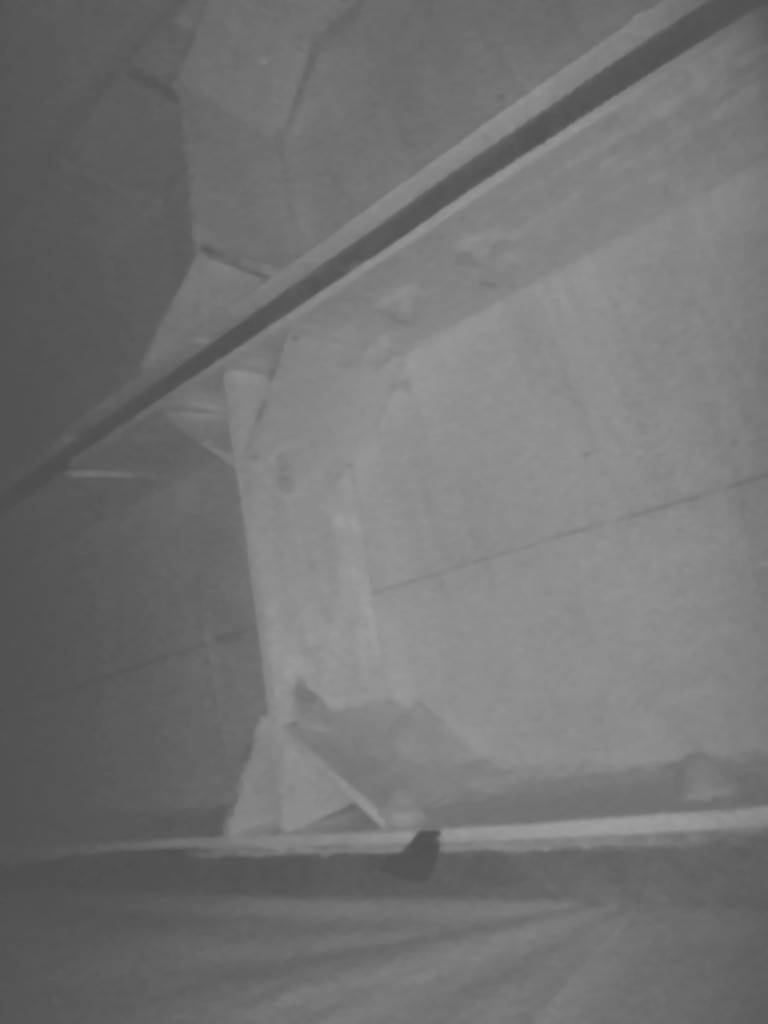
#> input picture images/test_ir.jpg, 768 x 1024 px, found by its file name
$ python visualize_preprocessing_pipeline.py test_ir.jpg
#> lines starting #> are read from the running program, lines starting #| are printed output that depends on the picture
#> in visualize_pipeline, ir_image is the input picture: shape (1024, 768); min 77, max 160, mean 115.4
#|    Size: 768×1024 pixels
#!/usr/bin/env python3
"""
IR Preprocessing Pipeline Visualizer
Shows each step of the enhancement process with detailed metrics

Usage:
    python visualize_preprocessing_pipeline.py <image_path>

Example:
    python visualize_preprocessing_pipeline.py test_ir.jpg
"""

import cv2
import numpy as np
import matplotlib.pyplot as plt
from matplotlib.gridspec import GridSpec
import sys
import os

def calculate_metrics(image):
    """Calculate image quality metrics"""
    if len(image.shape) == 3:
        gray = cv2.cvtColor(image, cv2.COLOR_BGR2GRAY)
    else:
        gray = image

    metrics = {
        'mean': np.mean(gray),
        'std': np.std(gray),
        'min': np.min(gray),
        'max': np.max(gray),
        'contrast': np.max(gray) - np.min(gray)
    }
#> metrics = {'mean': 115.4, 'std': 20.66, 'min': 77, 'max': 160, 'contrast': 83}
    return metrics

def enhance_infrared_image_stepwise(ir_image):
    """
    Enhanced IR image preprocessing with step-by-step outputs
    Returns a dictionary with each processing step
    """
    steps = {}

    # Handle both grayscale and color input
    if len(ir_image.shape) == 3:
        ir_image = cv2.cvtColor(ir_image, cv2.COLOR_BGR2GRAY)

    steps['0_original'] = {
        'image': ir_image.copy(),
        'title': 'Original IR Image',
        'description': 'Raw infrared camera output\nTypically low contrast, darker',
        'metrics': calculate_metrics(ir_image)
    }

    # Step 1: Normalize to full 0-255 range
    ir_norm = cv2.normalize(ir_image, None, 0, 255, cv2.NORM_MINMAX)
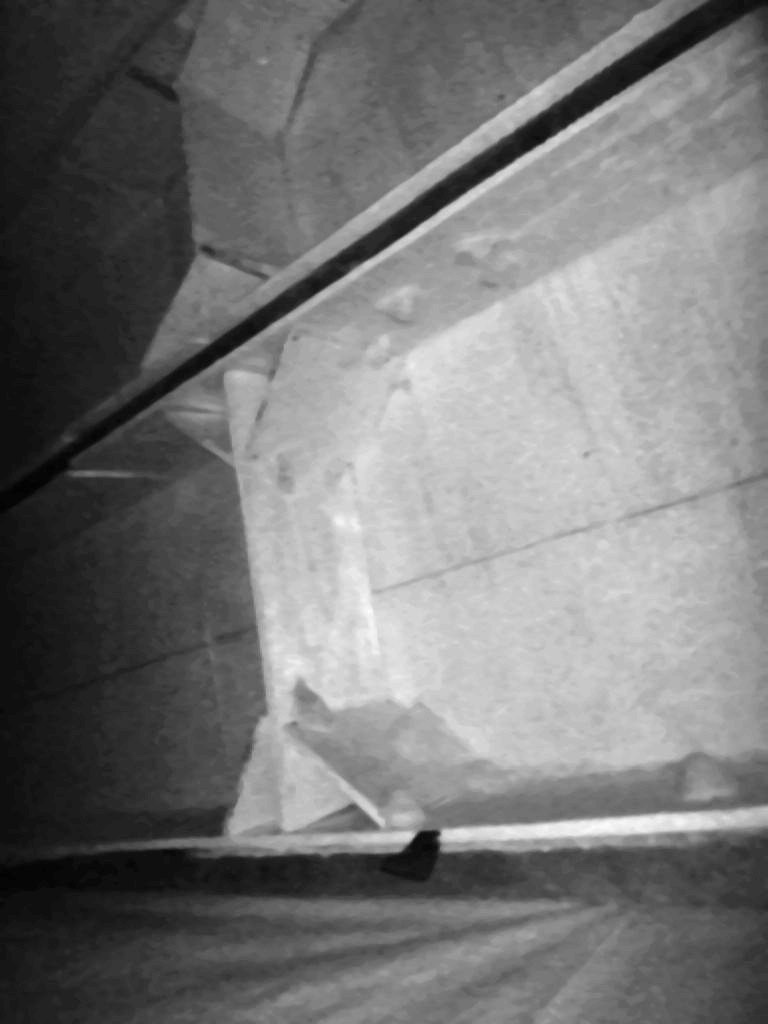
#> ir_norm: shape (1024, 768); min 0, max 255, mean 118.1
    steps['1_normalized'] = {
        'image': ir_norm.copy(),
        'title': 'Step 1: Normalization',
        'description': 'Stretch to full 0-255 range\nMaximizes dynamic range',
        'metrics': calculate_metrics(ir_norm)
    }

    # Step 2: CLAHE (Contrast Limited Adaptive Histogram Equalization)
    clahe = cv2.createCLAHE(clipLimit=4.0, tileGridSize=(8, 8))
    enhanced = clahe.apply(ir_norm.astype(np.uint8))
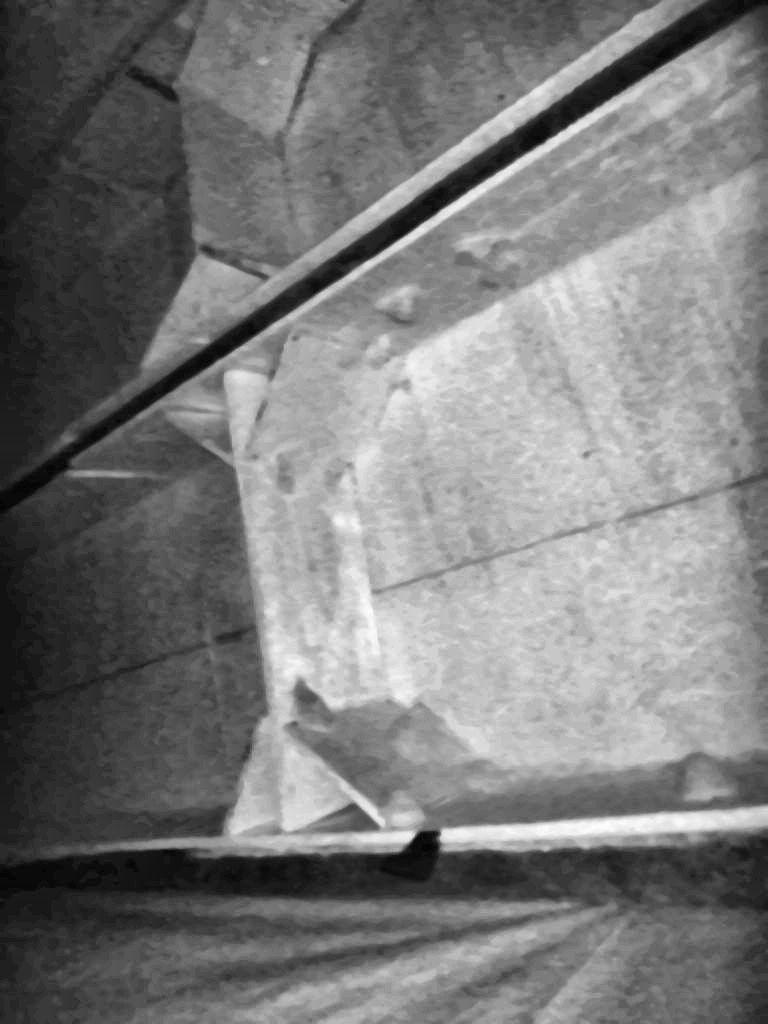
#> enhanced: shape (1024, 768); min 1, max 255, mean 121.6
    steps['2_clahe'] = {
        'image': enhanced.copy(),
        'title': 'Step 2: CLAHE',
        'description': 'Adaptive contrast enhancement\nclipLimit=4.0, tiles=8×8\nBoosts local contrast',
        'metrics': calculate_metrics(enhanced)
    }

    # Step 3: Sharpen edges
    kernel = np.array([[-1, -1, -1],
                       [-1,  9, -1],
                       [-1, -1, -1]])
    sharpened = cv2.filter2D(enhanced, -1, kernel)
    sharpened = np.clip(sharpened, 0, 255).astype(np.uint8)
    steps['3_sharpened'] = {
        'image': sharpened.copy(),
        'title': 'Step 3: Edge Sharpening',
        'description': 'Laplacian kernel sharpening\nEmphasizes edges and texture\nEnhances nest boundaries',
        'metrics': calculate_metrics(sharpened)
    }

    # Step 4: Bilateral filter
    bilateral = cv2.bilateralFilter(sharpened, 5, 50, 50)
    steps['4_bilateral'] = {
        'image': bilateral.copy(),
        'title': 'Step 4: Bilateral Filtering',
        'description': 'Edge-preserving denoising\nd=5, σ_color=50, σ_space=50\nReduces noise, keeps edges',
        'metrics': calculate_metrics(bilateral)
    }

    # Step 5: Convert to BGR
    enhanced_bgr = cv2.cvtColor(bilateral, cv2.COLOR_GRAY2BGR)
    steps['5_bgr'] = {
        'image': enhanced_bgr.copy(),
        'title': 'Step 5: Grayscale → BGR',
        'description': 'Convert to 3-channel\nRequired for input\nR=G=B (grayscale preserved)',
        'metrics': calculate_metrics(enhanced_bgr)
    }

    # Step 6: Gamma correction
    gamma = 1.3
    inv_gamma = 1.0 / gamma
    table = np.array([((i / 255.0) ** inv_gamma) * 255
                      for i in range(256)]).astype("uint8")
    gamma_corrected = cv2.LUT(enhanced_bgr, table)
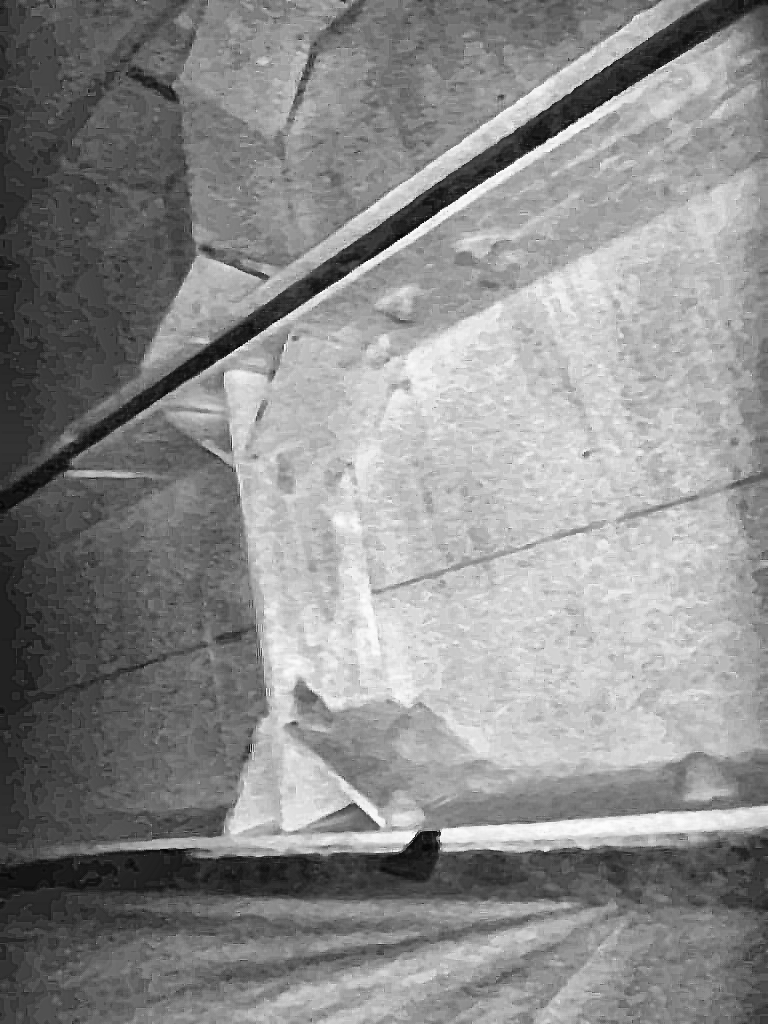
#> gamma_corrected: shape (1024, 768, 3); min 0, max 254, mean 139.6
    steps['6_gamma'] = {
        'image': gamma_corrected.copy(),
        'title': 'Step 6: Gamma Correction',
        'description': f'Gamma = {gamma}\nBrightens mid-tones\nFinal output',
        'metrics': calculate_metrics(gamma_corrected)
    }

    return steps

def create_histogram(image, color='gray'):
    """Create histogram for an image"""
    if len(image.shape) == 3:
        gray = cv2.cvtColor(image, cv2.COLOR_BGR2GRAY)
    else:
        gray = image

    hist = cv2.calcHist([gray], [0], None, [256], [0, 256])
    return hist.flatten()

def visualize_pipeline(image_path, save_output=True):
    """
    Create comprehensive visualization of the preprocessing pipeline
    """
    # Read image
    ir_image = cv2.imread(image_path, cv2.IMREAD_GRAYSCALE)
    if ir_image is None:
        print(f"❌ Failed to read image: {image_path}")
        return

    print("="*60)
    print("📷 IR Preprocessing Pipeline Visualizer")
    print("="*60)
    print(f"   Input: {image_path}")
    print(f"   Size: {ir_image.shape[1]}×{ir_image.shape[0]} pixels")
    print("="*60)

    # Process image step-by-step
    steps = enhance_infrared_image_stepwise(ir_image)
#> steps = 7 items

    # Create comprehensive figure
    fig = plt.figure(figsize=(20, 12))
    gs = GridSpec(3, 7, figure=fig, hspace=0.4, wspace=0.3)

    # Plot each step
    step_keys = ['0_original', '1_normalized', '2_clahe', '3_sharpened',
                 '4_bilateral', '5_bgr', '6_gamma']

    for idx, key in enumerate(step_keys):
        step_data = steps[key]

        # Main image (row 0-1)
        ax_img = fig.add_subplot(gs[0:2, idx])

        if len(step_data['image'].shape) == 3:
            # Convert BGR to RGB for display
            display_img = cv2.cvtColor(step_data['image'], cv2.COLOR_BGR2RGB)
            ax_img.imshow(display_img)
        else:
            ax_img.imshow(step_data['image'], cmap='gray', vmin=0, vmax=255)

        ax_img.set_title(step_data['title'], fontweight='bold', fontsize=10)
        ax_img.axis('off')

        # Add description text
        ax_img.text(0.5, -0.05, step_data['description'],
                   transform=ax_img.transAxes,
                   ha='center', va='top', fontsize=8,
                   bbox=dict(boxstyle='round', facecolor='wheat', alpha=0.3))

        # Histogram (row 2)
        ax_hist = fig.add_subplot(gs[2, idx])
        hist = create_histogram(step_data['image'])
        ax_hist.fill_between(range(256), hist, alpha=0.7, color='steelblue')
        ax_hist.set_xlim([0, 255])
        ax_hist.set_ylim([0, max(hist) * 1.1])
        ax_hist.set_xlabel('Intensity', fontsize=8)
        ax_hist.set_ylabel('Frequency', fontsize=8)
        ax_hist.tick_params(labelsize=7)
        ax_hist.grid(True, alpha=0.3)

        # Add metrics text
        metrics = step_data['metrics']
        metrics_text = f"μ={metrics['mean']:.1f}\nσ={metrics['std']:.1f}\nRange=[{metrics['min']},{metrics['max']}]"
        ax_hist.text(0.98, 0.98, metrics_text,
                    transform=ax_hist.transAxes,
                    ha='right', va='top', fontsize=7,
                    bbox=dict(boxstyle='round', facecolor='yellow', alpha=0.3))

        print(f"✅ Step {idx}: {step_data['title']}")
        print(f"   Mean: {metrics['mean']:.2f}, Std: {metrics['std']:.2f}, "
              f"Range: [{metrics['min']}, {metrics['max']}]")
#> this loop made 7 passes
#| ✅ Step 0: Original IR Image
#|    Mean: 115.43, Std: 20.66, Range: [77, 160]
#| ✅ Step 1: Step 1: Normalization
#|    Mean: 118.12, Std: 63.48, Range: [0, 255]
#| ✅ Step 2: Step 2: CLAHE
#|    Mean: 121.56, Std: 59.01, Range: [1, 255]
#| ✅ Step 3: Step 3: Edge Sharpening
#|    Mean: 121.59, Std: 63.27, Range: [0, 255]
#| ✅ Step 4: Step 4: Bilateral Filtering
#|    Mean: 121.10, Std: 60.46, Range: [0, 254]
#> (further printed lines are left out)

    # Overall title
    fig.suptitle('IR Image Preprocessing Pipeline - Step-by-Step Visualization',
                fontsize=16, fontweight='bold', y=0.98)

    # Add pipeline flow diagram at bottom
    fig.text(0.5, 0.02,
            '→ Original IR → Normalize → CLAHE → Sharpen → Bilateral Filter → BGR Convert → Gamma Correct → Final Output →',
            ha='center', fontsize=11, style='italic',
            bbox=dict(boxstyle='round', facecolor='lightblue', alpha=0.5))

    plt.subplots_adjust(top=0.95, bottom=0.08)

    # Save output
    if save_output:
        output_path = os.path.splitext(image_path)[0] + '_pipeline_visualization.png'
        plt.savefig(output_path, dpi=150, bbox_inches='tight')
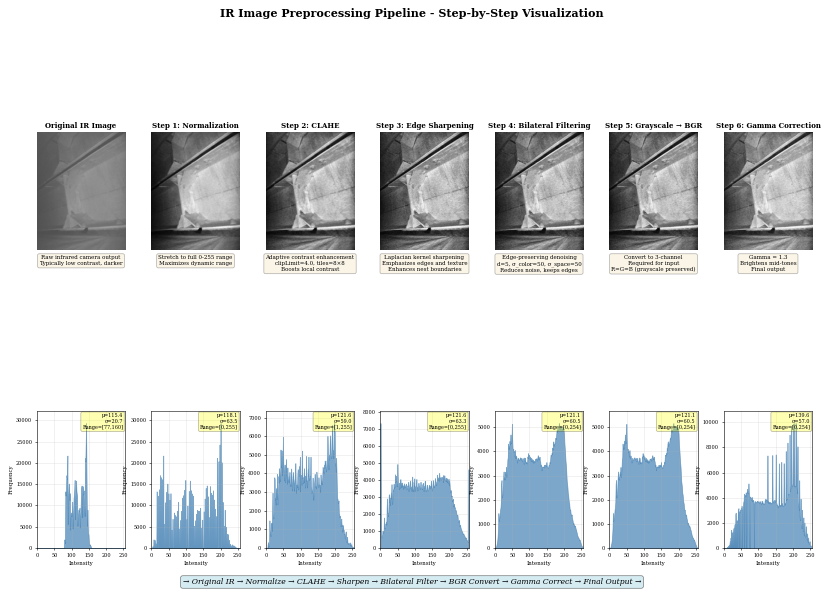
#> figure drawn by matplotlib, 14 panels
        print("="*60)
        print(f"💾 Visualization saved to: {output_path}")
        print("="*60)

    plt.show()

    # Create side-by-side comparison
    print("\n📊 Creating before/after comparison...")
    create_before_after_comparison(steps, image_path, save_output)

def create_before_after_comparison(steps, image_path, save_output=True):
    """
    Create a detailed before/after comparison
    """
#> called with image_path = 'test_ir.jpg', save_output = True
    original = steps['0_original']['image']
    final = steps['6_gamma']['image']

    # Convert final to grayscale for fair comparison
    if len(final.shape) == 3:
        final_gray = cv2.cvtColor(final, cv2.COLOR_BGR2GRAY)
    else:
        final_gray = final

    fig, axes = plt.subplots(2, 3, figsize=(15, 10))

    # Row 1: Images
    axes[0, 0].imshow(original, cmap='gray', vmin=0, vmax=255)
    axes[0, 0].set_title('Before: Original IR Image', fontweight='bold', fontsize=12)
    axes[0, 0].axis('off')

    axes[0, 1].imshow(final_gray, cmap='gray', vmin=0, vmax=255)
    axes[0, 1].set_title('After: Enhanced', fontweight='bold', fontsize=12)
    axes[0, 1].axis('off')

    # Difference map
    diff = cv2.absdiff(original, final_gray)
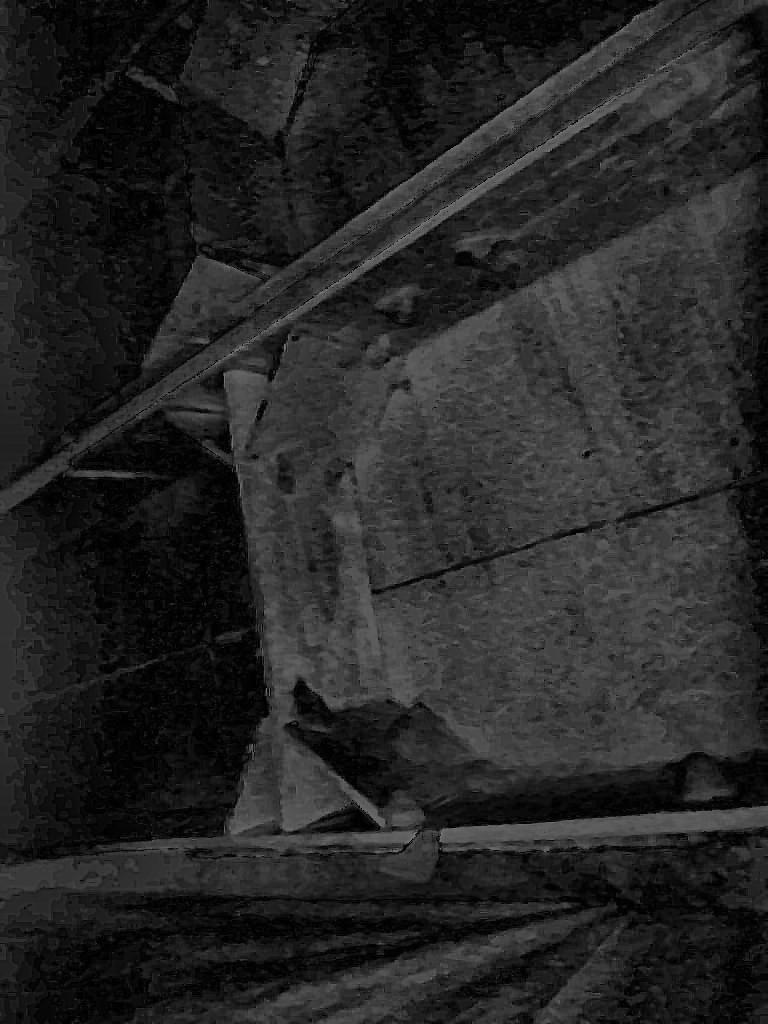
#> diff: shape (1024, 768); min 0, max 127, mean 37.8
    axes[0, 2].imshow(diff, cmap='hot', vmin=0, vmax=255)
    axes[0, 2].set_title('Absolute Difference', fontweight='bold', fontsize=12)
    axes[0, 2].axis('off')

    # Row 2: Histograms
    hist_original = create_histogram(original)
#> hist_original = 256 values, max 29341 at index 142, min 0 at index 0, mean 3072
    hist_final = create_histogram(final_gray)
#> hist_final = 256 values, max 9938 at index 204, min 0 at index 1, mean 3072

    axes[1, 0].fill_between(range(256), hist_original, alpha=0.7, color='darkblue', label='Original')
    axes[1, 0].set_title('Original Histogram', fontweight='bold')
    axes[1, 0].set_xlabel('Intensity')
    axes[1, 0].set_ylabel('Frequency')
    axes[1, 0].grid(True, alpha=0.3)

    axes[1, 1].fill_between(range(256), hist_final, alpha=0.7, color='darkgreen', label='Enhanced')
    axes[1, 1].set_title('Enhanced Histogram', fontweight='bold')
    axes[1, 1].set_xlabel('Intensity')
    axes[1, 1].set_ylabel('Frequency')
    axes[1, 1].grid(True, alpha=0.3)

    # Overlaid comparison
    axes[1, 2].fill_between(range(256), hist_original, alpha=0.5, color='blue', label='Original')
    axes[1, 2].fill_between(range(256), hist_final, alpha=0.5, color='green', label='Enhanced')
    axes[1, 2].set_title('Histogram Comparison', fontweight='bold')
    axes[1, 2].set_xlabel('Intensity')
    axes[1, 2].set_ylabel('Frequency')
    axes[1, 2].legend()
    axes[1, 2].grid(True, alpha=0.3)

    plt.suptitle('Before vs After Comparison', fontsize=14, fontweight='bold')
    plt.tight_layout()

    if save_output:
        output_path = os.path.splitext(image_path)[0] + '_before_after.png'
        plt.savefig(output_path, dpi=150, bbox_inches='tight')
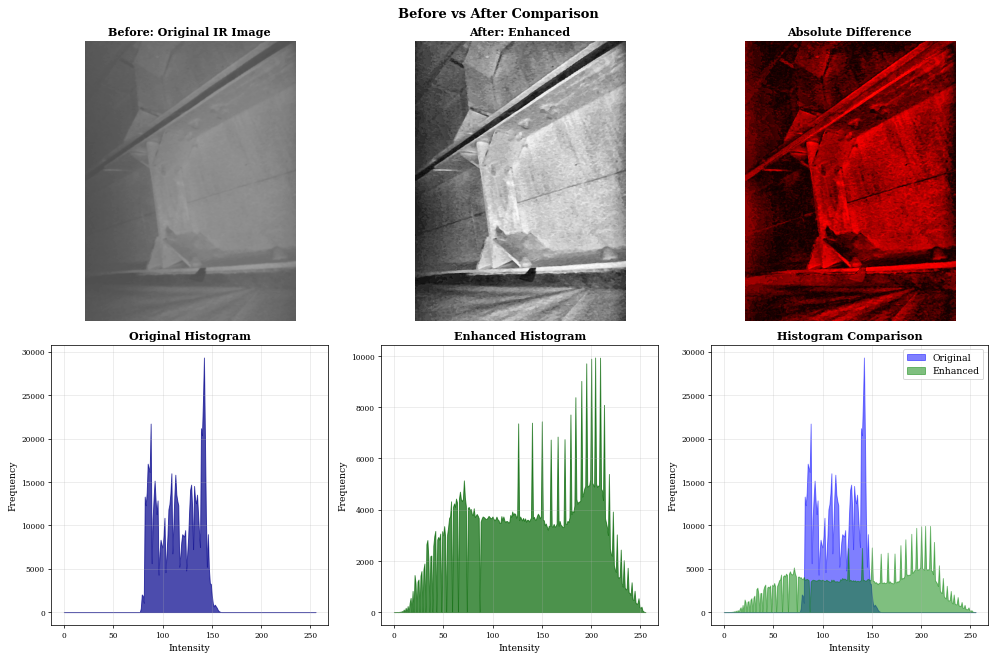
#> figure drawn by matplotlib, 6 panels
        print(f"💾 Comparison saved to: {output_path}")

    plt.show()

# [58 lines left out: function create_3d_surface_plot, not called in this run]

if __name__ == '__main__':
    # Set matplotlib style
    plt.rcParams.update({
        'font.family': 'serif',
        'axes.labelsize': 10,
        'axes.titlesize': 12,
        'xtick.labelsize': 8,
        'ytick.labelsize': 8,
        'figure.titlesize': 14,
    })

    if len(sys.argv) < 2:
        print("Usage: python visualize_preprocessing_pipeline.py <image_path>")
        print("\nExample:")
        print("  python visualize_preprocessing_pipeline.py test_ir.jpg")
        sys.exit(1)

    image_path = sys.argv[1]

    if not os.path.exists(image_path):
        print(f"❌ Error: Image not found: {image_path}")
        sys.exit(1)

    # Run visualization
    visualize_pipeline(image_path, save_output=True)

    # Ask if user wants 3D visualization
    print("\n" + "="*60)
    print("🎨 Pipeline visualization complete!")
    print("="*60)
